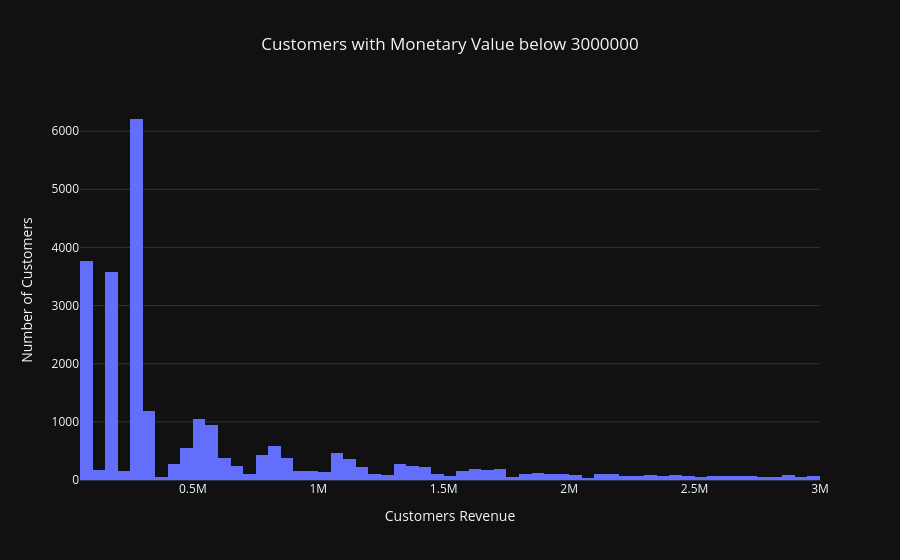

Notebook code cell kept with this figure:
### Code cell
# plot histogram
hist_fig = px.histogram(x=mbr_dt.query('Revenue < 3000000')['Revenue'], 
                        title="Customers with Monetary Value below 3000000", 
                        template= "plotly_dark" 
                       )

hist_fig.update_layout(title_x=0.5, 
                       xaxis_title="Customers Revenue", 
                       yaxis_title="Number of Customers"
                      )

hist_fig.show(config={'displaylogo': False})

### Figure 1 — Plotly figure (JSON) as saved in the notebook; plotly's stock layout.template omitted (floating-point values rounded to 4 significant figures; data arrays with more than 128 entries replaced by an {"elided": "..."} marker saying what was removed)
{"data": [{"alignmentgroup": "True", "bingroup": "x", "hovertemplate": "x=%{x}<br>count=%{y}<extra></extra>", "legendgroup": "", "marker": {"color": "#636efa", "pattern": {"shape": ""}}, "name": "", "offsetgroup": "", "orientation": "v", "showlegend": false, "type": "histogram", "x": {"elided": "25217 int values"}, "xaxis": "x", "yaxis": "y"}], "layout": {"barmode": "relative", "legend": {"tracegroupgap": 0}, "title": {"text": "Customers with Monetary Value below 3000000", "x": 0.5}, "xaxis": {"anchor": "y", "domain": [0, 1], "title": {"text": "Customers Revenue"}}, "yaxis": {"anchor": "x", "domain": [0, 1], "title": {"text": "Number of Customers"}}}}
